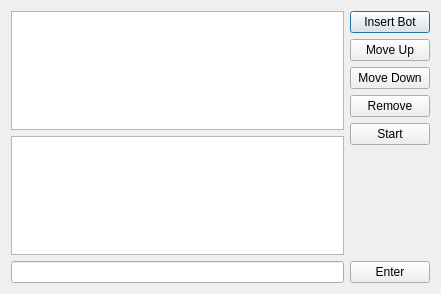
<?xml version="1.0" encoding="UTF-8"?>
<ui version="4.0">
 <class>Dialog</class>
 <widget class="QDialog" name="Dialog">
  <property name="windowModality">
   <enum>Qt::ApplicationModal</enum>
  </property>
  <property name="geometry">
   <rect>
    <x>0</x>
    <y>0</y>
    <width>441</width>
    <height>294</height>
   </rect>
  </property>
  <property name="windowTitle">
   <string>Dialog</string>
  </property>
  <layout class="QHBoxLayout" name="horizontalLayout">
   <item>
    <layout class="QVBoxLayout" name="verticalLayout">
     <item>
      <widget class="QListView" name="Clients"/>
     </item>
     <item>
      <widget class="QTextBrowser" name="ChatBox"/>
     </item>
     <item>
      <widget class="QLineEdit" name="Chat"/>
     </item>
    </layout>
   </item>
   <item>
    <layout class="QVBoxLayout" name="verticalLayout_2">
     <item>
      <widget class="QPushButton" name="InsertBot">
       <property name="text">
        <string>Insert Bot</string>
       </property>
      </widget>
     </item>
     <item>
      <widget class="QPushButton" name="MoveUp">
       <property name="text">
        <string>Move Up</string>
       </property>
      </widget>
     </item>
     <item>
      <widget class="QPushButton" name="MoveDown">
       <property name="text">
        <string>Move Down</string>
       </property>
      </widget>
     </item>
     <item>
      <widget class="QPushButton" name="Remove">
       <property name="text">
        <string>Remove</string>
       </property>
      </widget>
     </item>
     <item>
      <widget class="QPushButton" name="Start">
       <property name="text">
        <string>Start</string>
       </property>
      </widget>
     </item>
     <item>
      <spacer name="verticalSpacer">
       <property name="orientation">
        <enum>Qt::Vertical</enum>
       </property>
       <property name="sizeHint" stdset="0">
        <size>
         <width>20</width>
         <height>40</height>
        </size>
       </property>
      </spacer>
     </item>
     <item>
      <widget class="QPushButton" name="Enter">
       <property name="text">
        <string>Enter</string>
       </property>
      </widget>
     </item>
    </layout>
   </item>
  </layout>
 </widget>
 <resources/>
 <connections/>
</ui>
